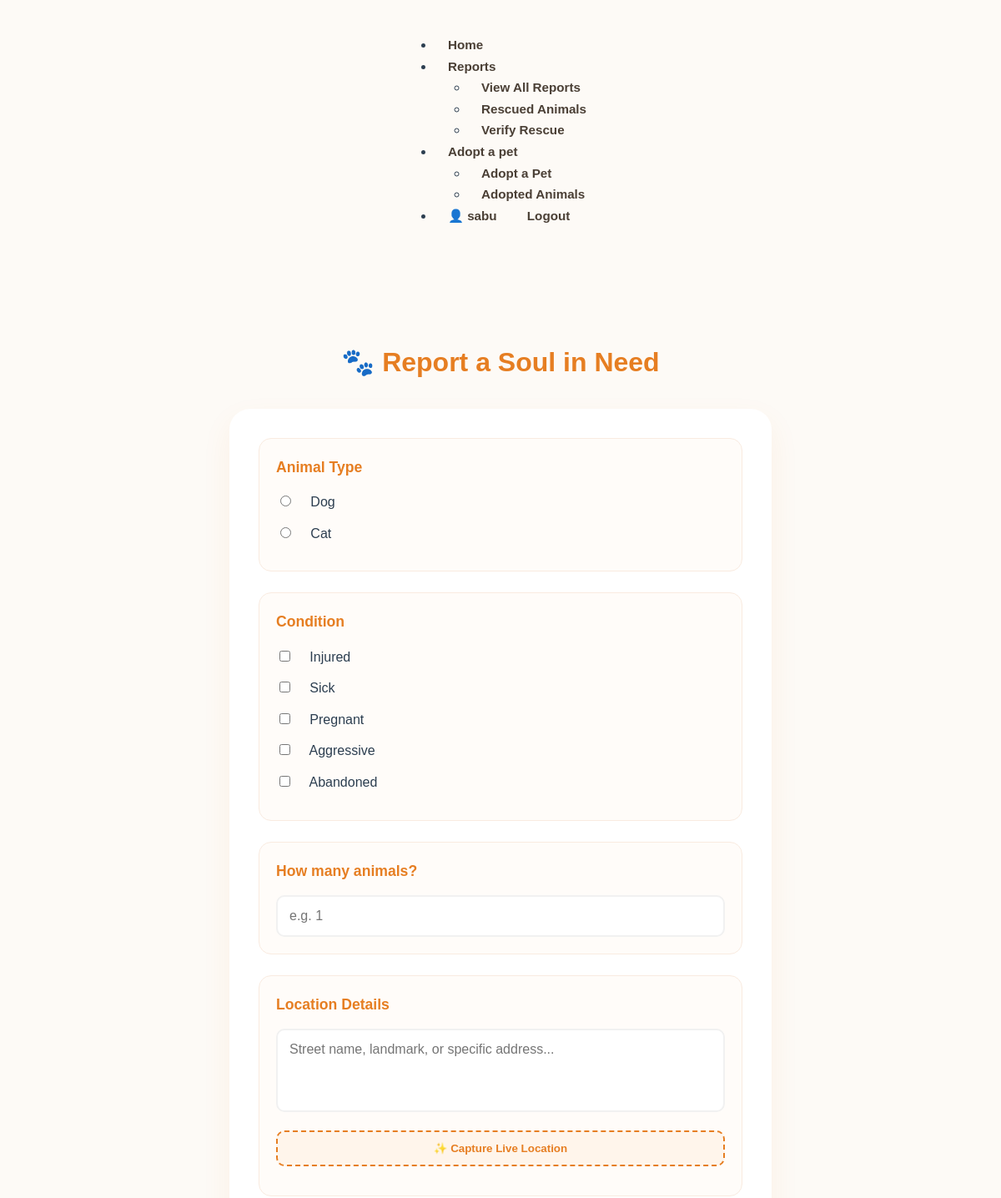
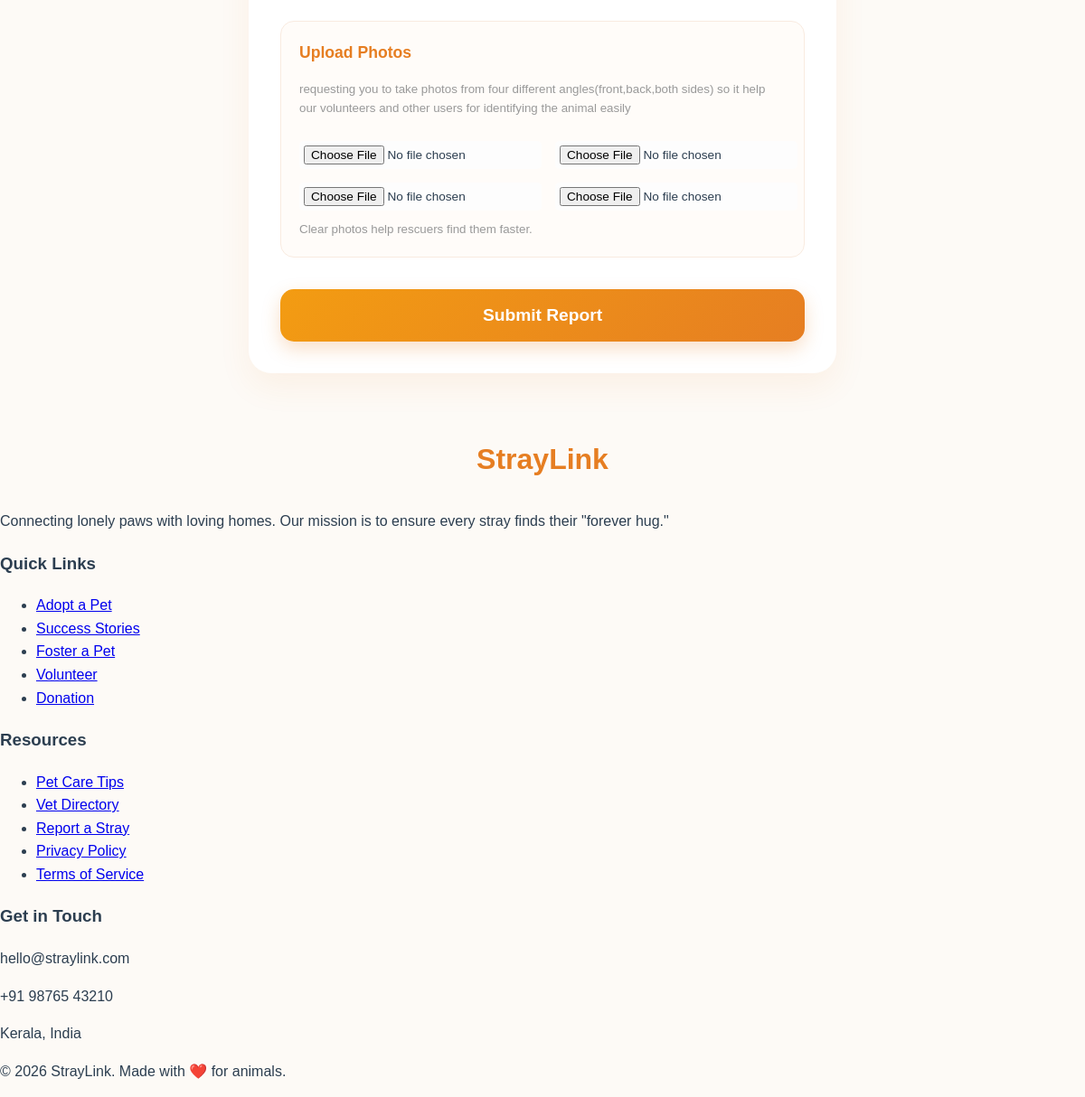
/report/ (signed in), run on the app's committed database (2 pictures, top to bottom).
### App/models.py (models this page shows, shortened)
class Condition(models.Model):
    name = models.CharField(max_length=50, unique=True)

### App/views.py (the view, shortened to what this page needs)
# urls.py: path('report/',views.Report,name='Report'),
@login_required
def Report(request):
    default_conditions = [
        "Injured",
        "Sick",
        "Pregnant",
        "Aggressive",
        "Abandoned"
    ]
    for condition in default_conditions:
        Condition.objects.get_or_create(name=condition)
    conditions = Condition.objects.all()
    return render(request, 'Report.html',
    {'conditions': conditions,}
    )

### App/templates/Report.html (shortened to what this page needs)
{% load static %}
<!DOCTYPE html>
<html lang="en">
<head>
    <link rel="stylesheet" href="{% static 'css/report.css' %}">
</head>
<body>
<nav class="navbar">
    <div class="nav-container">
        <ul class="nav-menu">
            <li><a href="{% url 'Home' %}" class="active">Home</a></li>
            <li class="has-dropdown">
                <a href="#">Reports </a>
                <ul class="dropdown">
                    <li><a href="{% url 'ReportList' %}">View All Reports</a></li>
                    <li><a href="{% url 'RescuedList' %}">Rescued Animals</a></li>
                    <li><a href="{% url 'VerifyRescue' %}">Verify Rescue</a></li>
                </ul>
            </li>
            <li class="has-dropdown">
                <a href="#">Adopt a pet</a>
                <ul class="dropdown">
                    <li><a href="{% url 'AnimalAdoptList' %}">Adopt a Pet</a></li>
                    <li><a href="{% url 'AdoptedList' %}">Adopted Animals</a></li>
                </ul>
            </li>
            <li class="user-auth-section">
                {% if user.is_authenticated %}
                    <div class="user-dropdown">
                        <a href="{% url 'UserProfile' %}" class="profile-link">
                            <span class="icon">👤</span> {{ user.username }}
                        </a>
                        <a href="{% url 'UserLogout' %}" class="logout-btn">Logout</a>
                    </div>
                {% else %}
                    <a href="{% url 'UserLogin' %}">Login</a>
                    <a href="{% url 'UserRegister' %}" class="register-btn">Register</a>
                {% endif %}
            </li>
        </ul>
    </div>
</nav>
<div class="container">
    <h2>🐾 Report a Soul in Need</h2>
    <form method="POST" enctype="multipart/form-data">
        <div class="form-group">
            <p>Animal Type</p>
            <label class="option-item"><input type="radio" name="animal_type" value="dog" required> &nbsp; Dog</label>
            <label class="option-item"><input type="radio" name="animal_type" value="cat"> &nbsp; Cat</label>
        </div>
        <div class="form-group">
            <p>Condition</p>
            {% for condition in conditions %}
                <label class="option-item">
                    <input type="checkbox" name="conditions" value="{{ condition.id }}">
                    &nbsp; {{ condition.name|title }}
                </label>
            {% endfor %}
        </div>
        <div class="form-group">
            <p>How many animals?</p>
            <input type="number" name="animal_count" placeholder="e.g. 1" min="1">
        </div>
        <div class="form-group">
            <p>Location Details</p>
            <textarea name="manual_location" placeholder="Street name, landmark, or specific address..." required></textarea>
            <button type="button" class="btn-location" onclick="getLocation()">✨ Capture Live Location</button>
        </div>
        <div class="form-group">
            <p>Upload Photos</p>
            <small style="color: #999; display: block; margin-top: 10px;">requesting you to take  photos from four different angles(front,back,both sides) so it help our volunteers and other users for identifying the animal easily</small><br>
            <div class="file-input-wrapper">
                <input type="file" name="pic1">
                <input type="file" name="pic2">
                <input type="file" name="pic3">
                <input type="file" name="pic4">
            </div>
            <small style="color: #999; display: block; margin-top: 10px;">Clear photos help rescuers find them faster.</small>
        </div>
        <button type="submit" class="btn-submit">Submit Report</button>
    </form>
</div>
<footer class="main-footer">
    <div class="footer-container">
        <div class="footer-section about">
            <h2 class="footer-logo">Stray<span>Link</span></h2>
            <p>Connecting lonely paws with loving homes. Our mission is to ensure every stray finds their "forever hug."</p>
        </div>
        <div class="footer-section links">
            <h3>Quick Links</h3>
            <ul>
                <li><a href="#">Adopt a Pet</a></li>
                <li><a href="#">Success Stories</a></li>
                <li><a href="#">Foster a Pet</a></li>
                <li><a href="#">Volunteer</a></li>
                <li><a href="#">Donation</a></li>
            </ul>
        </div>
        <div class="footer-section links">
            <h3>Resources</h3>
            <ul>
                <li><a href="#">Pet Care Tips</a></li>
                <li><a href="#">Vet Directory</a></li>
                <li><a href="#">Report a Stray</a></li>
                <li><a href="#">Privacy Policy</a></li>
                <li><a href="#">Terms of Service</a></li>
            </ul>
        </div>
        <div class="footer-section contact">
            <h3>Get in Touch</h3>
            <p> hello@straylink.com</p>
            <p> +91 98765 43210</p>
            <p> Kerala, India</p>
        </div>
    </div>
    <div class="footer-bottom">
        <p>&copy; 2026 StrayLink. Made with ❤️ for animals.</p>
    </div>
</footer>
</body>
</html>

### App/static/css/report.css (style rules this page uses)
:root { --primary-warm: #f39c12; --secondary-warm: #e67e22; --bg-soft: #fdfaf6; --text-dark: #2c3e50; --white: #ffffff; --border-warm: #f9ebe0; --warm-cream: #fdfaf5; --hope-orange: #ff9d6c; --heart-red: #e8635a; --leaf-green: #7ca982; --soft-text: #4a3f35; --ray-of-light: #fffcf0; --hug-shadow: 0 10px 30px rgba(74, 63, 53, 0.08); }
body { font-family: 'Poppins', sans-serif; background-color: var(--bg-soft); color: var(--text-dark); margin: 0; padding: 0; line-height: 1.6; }
.container { max-width: 650px; margin: 50px auto; padding: 20px; animation: slideUp 0.6s ease-out; }
h2 { text-align: center; color: var(--secondary-warm); margin-bottom: 30px; font-size: 2rem; }
form { background: var(--white); padding: 35px; border-radius: 25px; box-shadow: 0 15px 35px rgba(230, 126, 34, 0.08); }
.form-group { margin-bottom: 25px; padding: 20px; border-radius: 15px; background: #fffcf9; border: 1px solid var(--border-warm); transition: transform 0.3s ease; }
.form-group p { margin-top: 0; font-weight: 600; color: var(--secondary-warm); font-size: 1.1rem; margin-bottom: 15px; }
input[type="number"], textarea { width: 100%; padding: 14px; border: 2px solid #f1f1f1; border-radius: 10px; box-sizing: border-box; font-family: inherit; font-size: 1rem; transition: all 0.3s; }
textarea { height: 100px; resize: none; }
.option-item { display: block; margin-bottom: 12px; cursor: pointer; font-size: 1rem; transition: color 0.2s; }
.option-item input { margin-right: 10px; accent-color: var(--secondary-warm); }
.btn-location { background: #fff5eb; color: var(--secondary-warm); border: 2px dashed var(--secondary-warm); padding: 12px; border-radius: 10px; cursor: pointer; width: 100%; font-weight: 600; margin-top: 15px; transition: all 0.3s ease; }
.btn-submit { background: linear-gradient(135deg, var(--primary-warm), var(--secondary-warm)); color: white; border: none; padding: 18px; border-radius: 15px; width: 100%; font-size: 1.2rem; font-weight: 600; cursor: pointer; box-shadow: 0 8px 20px rgba(230, 126, 34, 0.25); transition: all 0.3s ease; margin-top: 10px; }
.file-input-wrapper { display: grid; grid-template-columns: 1fr 1fr; gap: 15px; }
.file-input-wrapper input { background: #fdfdfd; padding: 5px; border-radius: 5px; font-size: 0.85rem; }
nav { display: flex; justify-content: center; gap: 20px; padding: 25px; background: transparent; flex-wrap: wrap; }
nav a { text-decoration: none; color: var(--soft-text); font-weight: 600; font-size: 0.95rem; transition: all 0.3s ease; padding: 8px 16px; border-radius: 50px; }

### data on the page
Condition: name "Injured"
Condition: name "Sick"
Condition: name "Pregnant"
Condition: name "Aggressive"
Condition: name "Abandoned"

### other printed values
{{ user.username }} "sabu"
